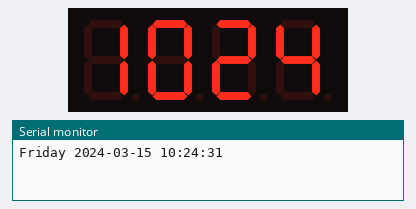
Recording of a sketch running on a simulated Arduino Uno, built with avr-gcc and run on an emulated ATmega328P. Shown: 4-digit seven-segment display, the last lines printed to the serial monitor. The local clock reads 2024-03-15 10:24:30 at power-on unless the sketch sets it.

Above: at 1.1 s.
At 65.0 s:
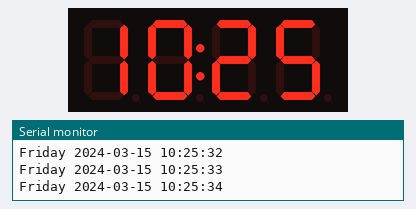
At 128.9 s:
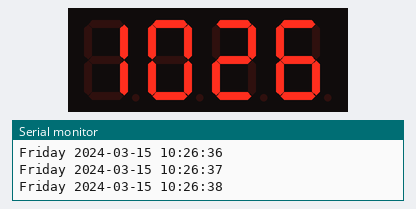

The sketch:

sketch_oct10a_clock_on.ino
```cpp
// часы
#include <DS1302.h>
#include <stdio.h>

// дисплей
#include "TM1637.h"

// часы
DS1302 rtc(10, 7, 5);


// дисплей

#define interval 1000           // интервал между переключениями дисплея

#define CLK 11 //Set the CLK pin connection to the display
#define DIO 12 //Set the DIO pin connection to the display
int8_t TimeDisp[] = {0x0e,0x0f,0x0f,0x0f};
unsigned long previousMillis = 0;        // храним время последнего переключения дисплея
bool points = false;

TM1637 tm1637(CLK, DIO);  //set up the 4-Digit Display.

void setup()
{

  tm1637.set();
  tm1637.init();
    Serial.begin(9600);
    //display.setBrightness(0x0a);  //set the diplay to maximum brightness
}


void loop()
{
    RefreshDateTime();
    delay(100);
}


void RefreshDateTime(){
  unsigned long currentMillis = millis();
 //проверяем не прошел ли нужный интервал, если прошел то
  if(currentMillis - previousMillis > interval) {
    // сохраняем время последнего переключения
    previousMillis = currentMillis;

    Time tm = printTime();

    tm1637.point(points ? POINT_ON:POINT_OFF);
    points = !points;

    TimeDisp[0] = tm.hr / 10;
    TimeDisp[1] = tm.hr % 10;
    TimeDisp[2] = tm.min / 10;
    TimeDisp[3] = tm.min % 10;
    tm1637.display(TimeDisp);


  }
}

Time printTime() {
  // Get the current time and date from the chip.
  Time t = rtc.time();

  // Name the day of the week.
  const String day = dayAsString(t.day);

  // Format the time and date and insert into the temporary buffer.
  char buf[50];
  snprintf(buf, sizeof(buf), "%s %04d-%02d-%02d %02d:%02d:%02d",
           day.c_str(),
           t.yr, t.mon, t.date,
           t.hr, t.min, t.sec);

  // Print the formatted string to serial so we can see the time.
  Serial.println(buf);
  return t;
}


String dayAsString(const Time::Day day) {
  switch (day) {
    case Time::kSunday: return "Sunday";
    case Time::kMonday: return "Monday";
    case Time::kTuesday: return "Tuesday";
    case Time::kWednesday: return "Wednesday";
    case Time::kThursday: return "Thursday";
    case Time::kFriday: return "Friday";
    case Time::kSaturday: return "Saturday";
  }
  return "(unknown day)";
}
```
